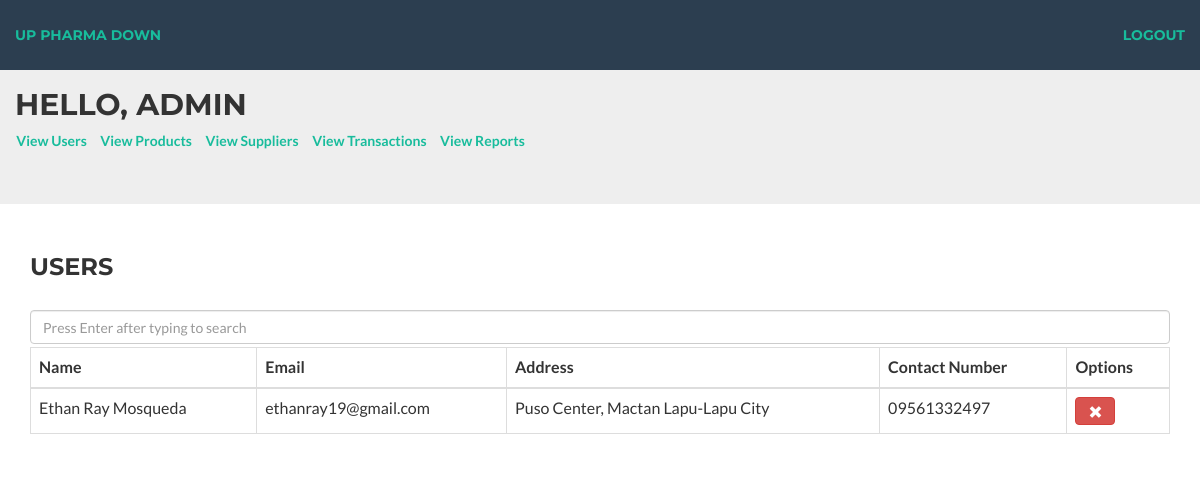
Page /user.php on the earlier database version.
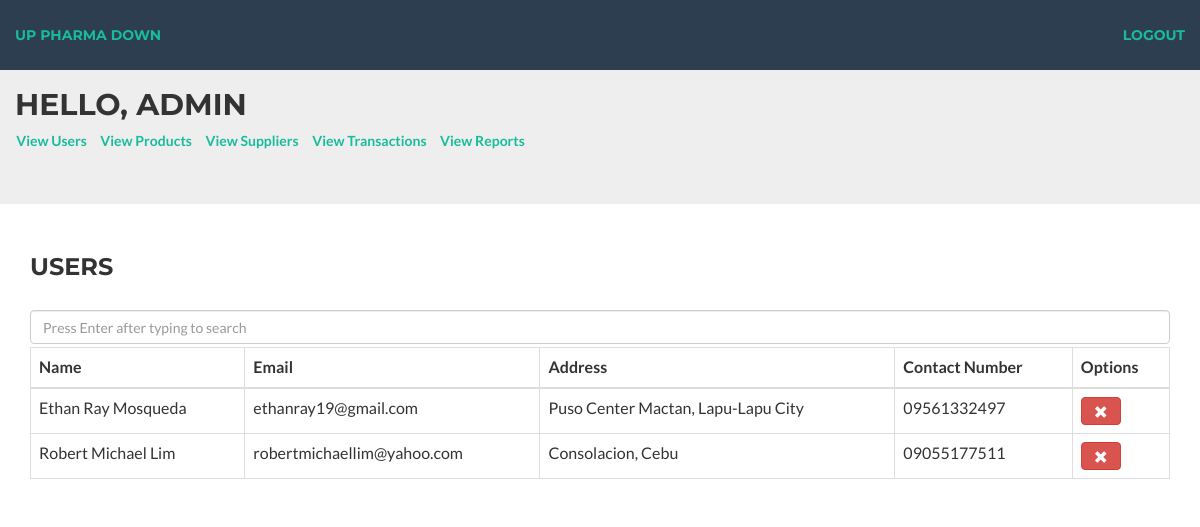
Same page on the later database version.
### tables this page shows
CREATE TABLE `user` (
  `user_id` int(11) NOT NULL,
  `password` varchar(50) DEFAULT NULL,
  `name` varchar(50) DEFAULT NULL,
  `dob` date DEFAULT NULL,
  `email` varchar(50) DEFAULT NULL,
  `address` varchar(100) DEFAULT NULL,
  `contact_no` varchar(11) DEFAULT NULL,
  `type` enum('admin','consumer') DEFAULT NULL
);

### user.php (the view, shortened to what this page needs)
<html>
<head>
    <link href="vendor/bootstrap/css/bootstrap.min.css" rel="stylesheet">
    <link href="css/freelancer.min.css" rel="stylesheet">
    <link href="vendor/font-awesome/css/font-awesome.min.css" rel="stylesheet" type="text/css">
</head>
<body>
	<?php require("navbarAdmin.php"); ?>
		<div class = 'container'>
			<h3>Users</h3><br>
			<input type = 'text' id = 'search' placeholder = 'Press Enter after typing to search' class = 'form-control'>
			<table class = 'table table-bordered table-hover'>
				<thead>
					<tr>
						<div class = 'col-md-6'>
							<th>Name</th>
						</div>
						<div class = 'col-md-6'>
							<th>Email</th>
						</div>
						<div class = 'col-md-6'>
							<th>Address</th>
						</div>
						<div class = 'col-md-6'>
							<th>Contact Number</th>
						</div>
						<div class = 'col-md-6'>
							<th>Options</th>
						</div>
					</tr>
				</thead>
				<tbody id = 'results'>
					<?php
		                require('conn.php');
		                $query = "SELECT * FROM user WHERE type='consumer'";
		                $result = mysqli_query($conn, $query);
		                if($result) {
		                    while($row = mysqli_fetch_assoc($result)){
		                        echo "<tr><td class='user_id'>{$row['user_id']}</td><td>{$row['name']}</td><td>{$row['email']}</td><td>{$row['address']}</td><td>{$row['contact_no']}</td>" .
		                            "<td><button class='btn btn-danger'><span class='glyphicon glyphicon-remove'></span></button></td>" .
		                            "</tr>";
		                    }
		                }
		            ?>
				</tbody>
			</table>
		</div>
</body>
</html>

Differences in the rows shown:
changed user "Ethan Ray Mosqueda": address "Puso Center, Mactan Lapu-Lapu City" → "Puso Center Mactan, Lapu-Lapu City"
added user: name "Robert Michael Lim", email "robertmichaellim@yahoo.com", address "Consolacion, Cebu", contact_no "09055177511"
